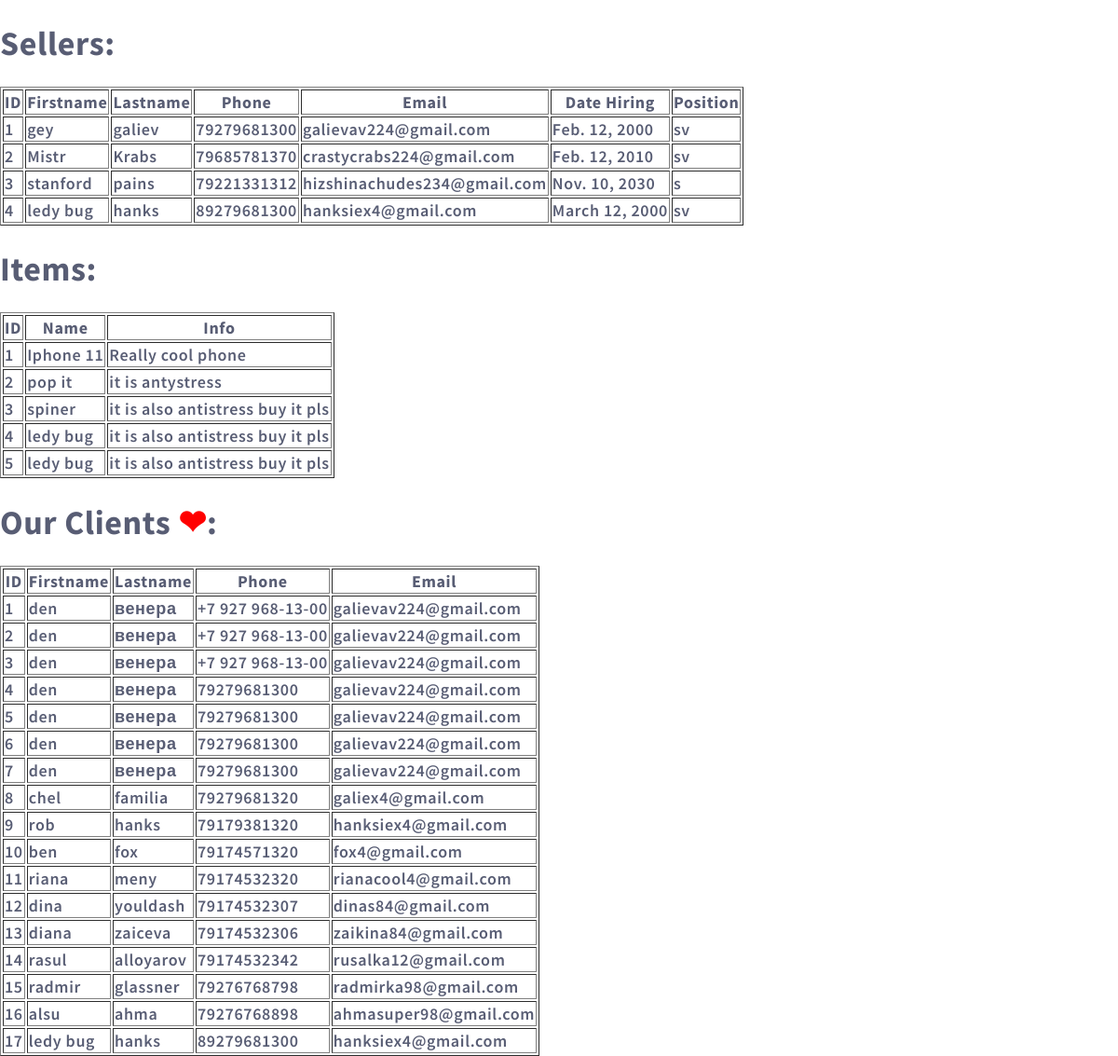
The app's page /info/ with its own data.
### sales/models.py (models this page shows)
class Seller(models.Model):
    STATUS_CHOICES = [
        ('s', 'salesman'),
        ('ss', 'senior salesman'),
        ('sv', 'supervisor'),
    ]
    name = models.CharField(max_length=10)
    lastname = models.CharField(max_length=10)
    phone = models.IntegerField()
    email = models.EmailField()
    date_hiring = models.DateField()
    position = models.CharField(max_length=2, choices=STATUS_CHOICES)

class Item(models.Model):
    name = models.CharField(max_length=10)
    info = models.TextField()

class Customer(models.Model):
    name = models.CharField(max_length=10)
    lastname = models.CharField(max_length=10)
    phone = models.CharField(max_length=15)
    email = models.EmailField()

### sales/views.py (the view)
# urls.py: path('info/', views.Info),
def Info(request):
    sellers = Seller.objects.all().values()
    customers = Customer.objects.all().values()
    items = Item.objects.all().values()
    template = loader.get_template('sales/info.html')
    context = {
        'sellers': sellers,
        'items': items,
        'customers': customers
    }
    return HttpResponse(template.render(context, request))

### sales/templates/sales/info.html (shortened to what this page needs)
{% load static %}
<!DOCTYPE html>
<html>
<head>
  <link rel="stylesheet" href="{% static 'mystyles.css' %}">
</head>
<body>
<h1>Sellers:</h1>
<table border='1'>
  <tr>
    <th>ID</th>
    <th>Firstname</th>
    <th>Lastname</th>
    <th>Phone</th>
    <th>Email</th>
    <th>Date Hiring</th>
    <th>Position</th>
  </tr>
  {% for x in sellers %}
    <tr>
      <td>{{ x.id }}</td>
      <td>{{ x.name }}</td>
      <td>{{ x.lastname }}</td>
      <td>{{ x.phone }}</td>
      <td>{{ x.email }}</td>
      <td>{{ x.date_hiring }}</td>
      <td>{{ x.position }}</td>
    </tr>
  {% endfor %}
</table>
<h1>Items:</h1>
<table border='1'>
  <tr>
    <th>ID</th>
    <th>Name</th>
    <th>Info</th>
  </tr>
  {% for x in items %}
    <tr>
      <td>{{ x.id }}</td>
      <td>{{ x.name }}</td>
      <td>{{ x.info }}</td>
    </tr>
  {% endfor %}
</table>
<h1>Our Clients <span style="color:red">&#10084;</span>:</h1>
<table border='1'>
  <tr>
    <th>ID</th>
    <th>Firstname</th>
    <th>Lastname</th>
    <th>Phone</th>
    <th>Email</th>
  </tr>
  {% for x in customers %}
    <tr>
      <td>{{ x.id }}</td>
      <td>{{ x.name }}</td>
      <td>{{ x.lastname }}</td>
      <td>{{ x.phone }}</td>
      <td>{{ x.email }}</td>
    </tr>
  {% endfor %}
  </body>

### mystaticfiles/mystyles.css (style rules this page uses)
body { margin:0; font: 600 18px 'Source Sans Pro', sans-serif; letter-spacing: 0.64px; color: #585d74; }

### records on screen
Seller: id "1", name "gey", lastname "galiev", phone "79279681300", email "galievav224@gmail.com", date_hiring "Feb. 12, 2000", position "sv"
Seller: id "2", name "Mistr", lastname "Krabs", phone "79685781370", email "crastycrabs224@gmail.com", date_hiring "Feb. 12, 2010", position "sv"
Seller: id "3", name "stanford", lastname "pains", phone "79221331312", email "hizshinachudes234@gmail.com", date_hiring "Nov. 10, 2030", position "s"
Seller: id "4", name "ledy bug", lastname "hanks", phone "89279681300", email "hanksiex4@gmail.com", date_hiring "March 12, 2000", position "sv"
Item: id "1", name "Iphone 11", info "Really cool phone"
Item: id "2", name "pop it", info "it is antystress"
Item: id "3", name "spiner", info "it is also antistress buy it pls"
Item: id "4", name "ledy bug", info "it is also antistress buy it pls"
Item: id "5", name "ledy bug", info "it is also antistress buy it pls"
Customer: id "1", name "den", lastname "венера", phone "+7 927 968-13-00", email "galievav224@gmail.com"
Customer: id "2", name "den", lastname "венера", phone "+7 927 968-13-00", email "galievav224@gmail.com"
Customer: id "3", name "den", lastname "венера", phone "+7 927 968-13-00", email "galievav224@gmail.com"
Customer: id "4", name "den", lastname "венера", phone "79279681300", email "galievav224@gmail.com"
Customer: id "5", name "den", lastname "венера", phone "79279681300", email "galievav224@gmail.com"
Customer: id "6", name "den", lastname "венера", phone "79279681300", email "galievav224@gmail.com"
Customer: id "7", name "den", lastname "венера", phone "79279681300", email "galievav224@gmail.com"
Customer: id "8", name "chel", lastname "familia", phone "79279681320", email "galiex4@gmail.com"
Customer: id "9", name "rob", lastname "hanks", phone "79179381320", email "hanksiex4@gmail.com"
Customer: id "10", name "ben", lastname "fox", phone "79174571320", email "fox4@gmail.com"
Customer: id "11", name "riana", lastname "meny", phone "79174532320", email "rianacool4@gmail.com"
Customer: id "12", name "dina", lastname "youldash", phone "79174532307", email "dinas84@gmail.com"
Customer: id "13", name "diana", lastname "zaiceva", phone "79174532306", email "zaikina84@gmail.com"
Customer: id "14", name "rasul", lastname "alloyarov", phone "79174532342", email "rusalka12@gmail.com"
Customer: id "15", name "radmir", lastname "glassner", phone "79276768798", email "radmirka98@gmail.com"
Customer: id "16", name "alsu", lastname "ahma", phone "79276768898", email "ahmasuper98@gmail.com"
Customer: id "17", name "ledy bug", lastname "hanks", phone "89279681300", email "hanksiex4@gmail.com"
